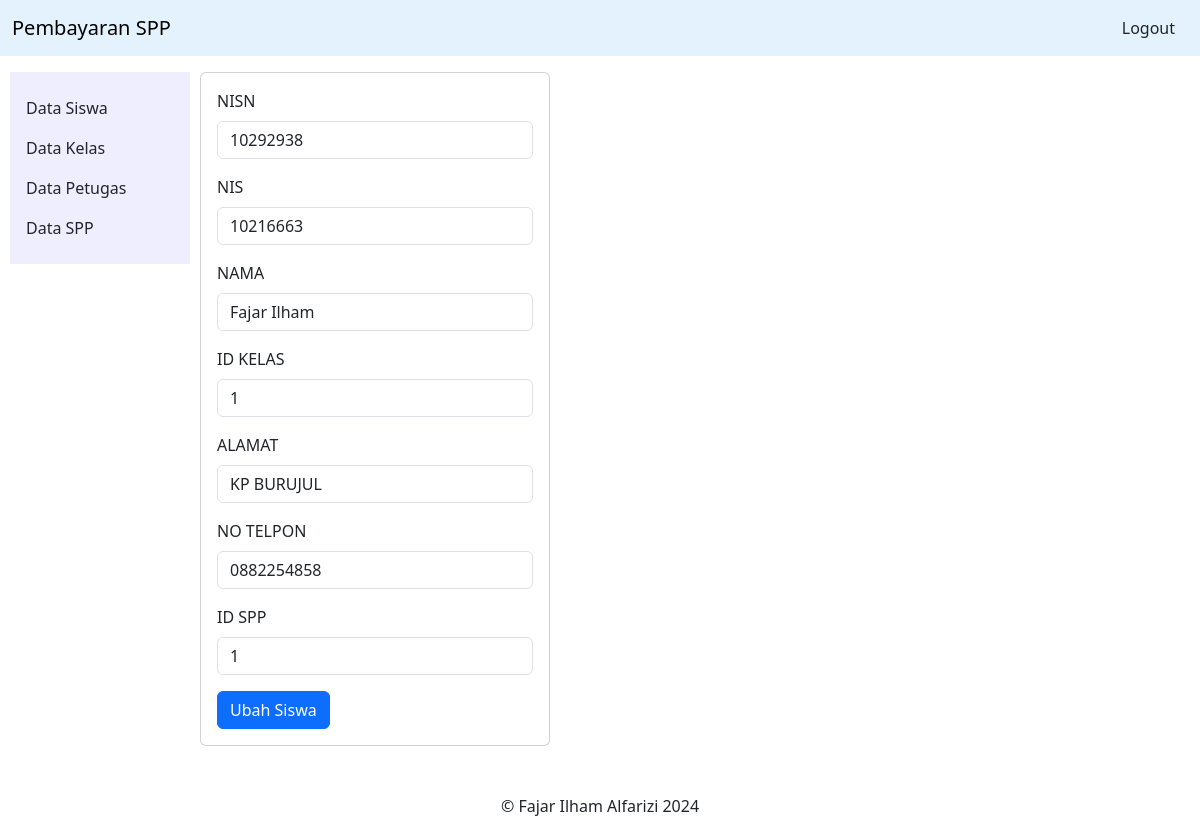
The page /siswa/ubah.php?nisn=10292938 on the database its author committed.
### tables this page shows
CREATE TABLE siswa (
  nisn CHAR(10) NOT NULL PRIMARY KEY,
  nis CHAR(8) NOT NULL,
  nama VARCHAR(35) NOT NULL,
  id_kelas INTEGER NOT NULL,
  alamat TEXT NOT NULL,
  no_telp VARCHAR(13) NOT NULL,
  id_spp INTEGER NOT NULL,
  FOREIGN KEY (id_kelas) REFERENCES kelas(id_kelas),
  FOREIGN KEY (id_spp) REFERENCES spp(id_spp)
);

### siswa/ubah.php (the view, shortened to what this page needs)
<?php
require_once '../helper/db.php';
?>
<?php
require_once '../layout/header.php';
?>
<?php
$nisn = $_GET['nisn'];
$sql = "SELECT * FROM siswa WHERE nisn = $nisn";
$result = mysqli_query($db, $sql);
$siswa = mysqli_fetch_assoc($result);
?>
    <div class="card" style="width: 35%;">
        <div class="card-body">
            <form action="" method="post">
                <div class="mb-3">
                    <label for="nisn" class="form-label">NISN</label>
                    <input type="text" name="nisn" value="<?= $siswa['nisn'] ?>" id="" class="form-control">
                </div>
                <div class="mb-3">
                    <label for="nis" class="form-label">NIS</label>
                    <input type="text" name="nis" value="<?= $siswa['nis'] ?>" id="" class="form-control">
                </div>
                <div class="mb-3">
                    <label for="nama" class="form-label">NAMA</label>
                    <input type="text" name="nama" value="<?= $siswa['nama'] ?>" id="" class="form-control">
                </div>
                <div class="mb-3">
                    <label for="id_kelas" class="form-label">ID KELAS</label>
                    <input type="text" name="id_kelas" value="<?= $siswa['id_kelas'] ?>" id="" class="form-control">
                </div>
                <div class="mb-3">
                    <label for="alamat" class="form-label">ALAMAT</label>
                    <input type="text" name="alamat" value="<?= $siswa['alamat'] ?>" id="" class="form-control">
                </div>
                <div class="mb-3">
                    <label for="no_telp" class="form-label">NO TELPON</label>
                    <input type="text" name="no_telp" value="<?= $siswa['no_telp'] ?>" id="" class="form-control">
                </div>
                <div class="mb-3">
                    <label for="id_spp" class="form-label">ID SPP</label>
                    <input type="text" name="id_spp" value="<?= $siswa['id_spp'] ?>" id="" class="form-control">
                </div>
                <div>
                    <button type="submit" class="btn btn-primary">Ubah Siswa</button>
                </div>
            </form>
        </div>
    </div>
<?php require_once '../layout/footer.php' ?>

### rows shown on the page
siswa: nisn "10292938", nis "10216663", nama "Fajar Ilham", id_kelas "1", alamat "KP BURUJUL", no_telp "0882254858", id_spp "1"
